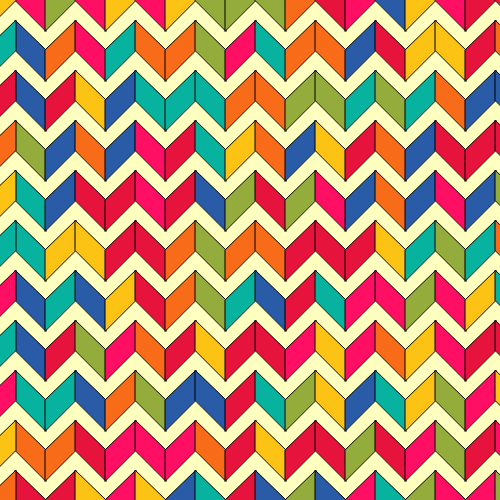
Frame 1 (no input)
Frame 60 (no input): identical to frame 1, image omitted
Frame 120 (the mouse pressed at the canvas centre since frame 60): identical to frame 1, image omitted

The p5.js sketch that drew this single still picture (run headless with seeded random() and noise() and a simulated clock; from frame 60 on, the mouse is pressed at the canvas centre):

// p5.js sketch
// ── sketch.js
var colorList = ['#295BA7',
                '#94AC3C',
                '#FCC314',
                '#F76B19',
                '#E6133D',
                '#FF0F63',
                '#07B29E'];
                
                
function setup() {
  createCanvas(500, 500);
  background(255,255,191)

  var x1 = -15;
  var y1 = 0;
  var y2 = 31;
  
  var x3 = 16;
  var y3 = -30;
  var y4 = 0;

  var pari = 1;
  

  for (var y = 0; y < 600; y += 50) {

    for (var x1 = -15; x1 < 600; x3 += 30, x1 += 30) {
      
   quad(x1, y1, x1, y2, x3, y3, x3, y4);
   
   fill(color(random(colorList)));

      if (pari == 1) {   
       y1 = 0 + y;
        y2 = -30 + y;
        y3 = 0 + y;
        y4 = 31 + y;
        pari = -1;
      } else {
        y1 = 31 + y;
        y2 = 0 + y;
        y3 = -30 + y;
        y4 = 0+ y;

        pari = 1;
      }

    }
    
    x1 = 0;
    x3 = 16;
    y1 = 31 + y;
    y2 = 0+ y;
    y3 = -30 + y;
    y4 = 0 + y;

    pari = 1;
  }
}


function draw() {

}
